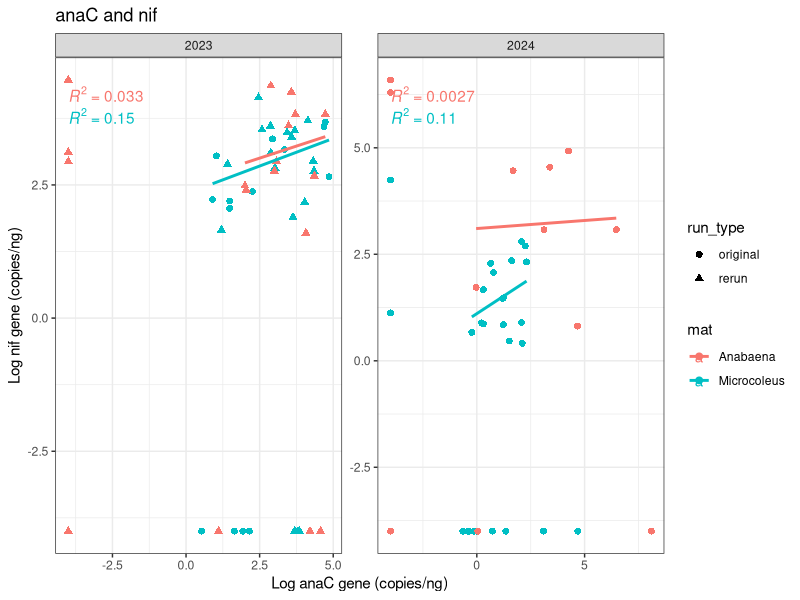
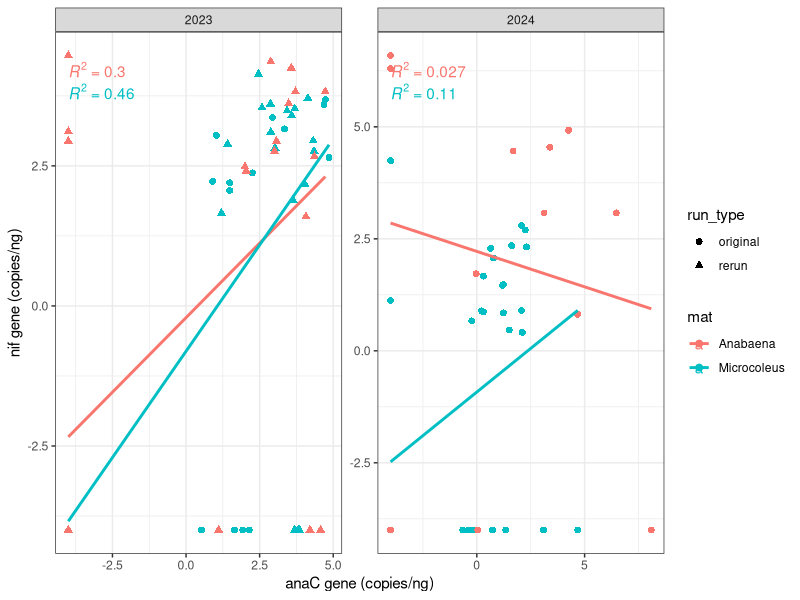
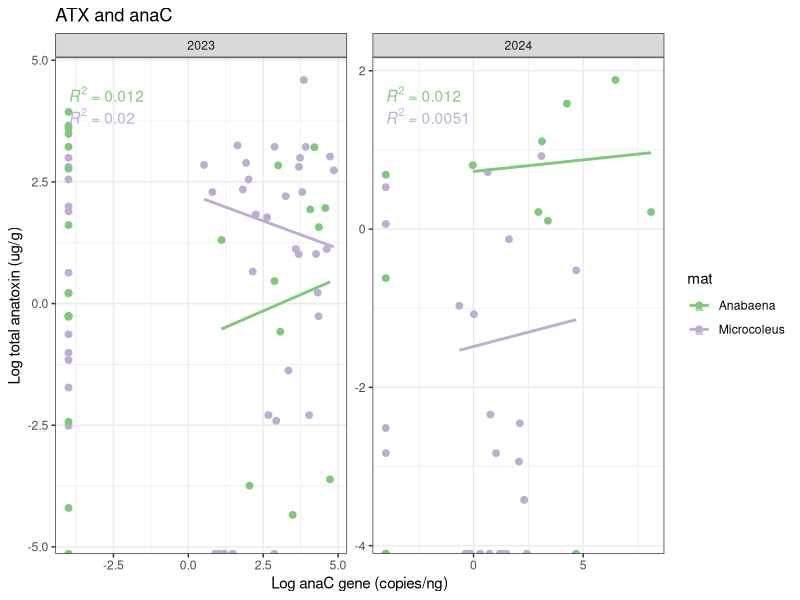

Generate these figures, in order, with R:
############################################
###Anatoxin Data Cleaning and Exploration###
############################################

#Packages----
library(tidyverse)
library(ggplot2)
library(ggpubr)
library(RColorBrewer)

#Read in datasheet and clean data

pseudocount <- 1e-4 #Set a small number for 0s, so as to not return error when logging

pcr_atx <- read.csv(here::here("data/qPCR_Anatoxins_forGoel.csv")) %>% 
  filter(!grepl("analysis", UNR_Notes)) %>%  #Remove samples noted as not for analysis ("floating" and "gravel")
  rename(field_date = date) %>% 
  mutate(field_date = as.Date(field_date, format="%m/%d/%y")) %>%  # Fix date data type
  mutate(
    across(c(ana_C.uL, ana_C.uL_rerun,
             nif.uL, nif.uL_rerun),
           ~ log10(.x + pseudocount))  #Add small pseudocount to all numbers, then log transform
  ) %>% 
  pivot_longer(   #Pivot dataframe to create a group for run vs. rerun in the next function
    cols = c(ana_C.uL, ana_C.uL_rerun,
             nif.uL, nif.uL_rerun),
    names_to = "gene_run",
    values_to = "value"
  ) %>%
  mutate(
    gene = case_when(                     #Remove extra characters from gene name category names
      str_detect(gene_run, "ana_C") ~ "anaC",
      str_detect(gene_run, "nif")  ~ "nif"
    ),
    run_type = if_else(str_detect(gene_run, "rerun"), "rerun", "original") #Create run_type grouping
  ) %>%
  select(-gene_run) %>% #Remove redundant column
  pivot_wider(names_from = gene, values_from = value) %>% 
  mutate(
    across(c(ATX_all_ug_g, ATXa_ug_g,    #Set any "bdl" ATX values to 0, to be plotted
             HTXa_ug_g, dhATXa_ug_g),
           ~ case_when(. == "bdl" ~ '0',
                       . != "bdl" ~ .))
  ) %>% 
  mutate(
    across(c(ATX_all_ug_g, ATXa_ug_g,    #Convert ATX values from character to numeric
             HTXa_ug_g, dhATXa_ug_g),
           ~ as.numeric(.))
  )



#------------------------------------------------------------------------------
################
#GRAPHING GENES#
################

#nif ~ anaC, exclude zeros from regression line
ggplot(pcr_atx, aes(x = anaC, y = nif, color = mat)) +
  facet_wrap(~year, scales = "free") +  #Split plot between the two years, scales = "free" means each year has its own Y axis 
  geom_point(aes(shape = run_type), size = 2) +
  geom_smooth(data = . %>% filter(anaC != -4 & nif != -4), # filter out pseudo "0" values
              method = "lm", se = FALSE) +
  stat_regline_equation(                  #Calculate r^2 values
    data = . %>% filter(anaC != -4 & nif != -4),   #Remove pseudo "0" values from calculating r^2
    aes(label = paste(..rr.label..)),
    formula = y ~ x,
    parse = TRUE,
    label.x.npc = "left",
    label.y.npc = "top") +
  labs(x = "Log anaC gene (copies/ng)", y = "Log nif gene (copies/ng)", title = "anaC and nif") +
  theme_bw()

#nif ~ anaC, include zeros in regression line
ggplot(pcr_atx, aes(x = anaC, y = nif, color = mat)) +
  facet_wrap(~year, scales = "free") +
  geom_point(aes(shape = run_type), size = 2) +
  geom_smooth(method = "lm", se = FALSE) +
  stat_regline_equation(
    aes(label = paste(..rr.label..)),
    formula = y ~ x,
    parse = TRUE,
    label.x.npc = "left",
    label.y.npc = "top") +
  labs(x = "anaC gene (copies/ng)", y = "nif gene (copies/ng)") +
  theme_bw()

##############
#GRAPHING ATX#
##############

#ana_C vs Anatoxins, exclude zeros from regression line
ggplot(pcr_atx, aes(x = anaC, y = log(ATX_all_ug_g), color = mat)) + #ATXs log-transformed
  facet_wrap(~year, scales = "free") +
  geom_point( size = 2) +
  geom_smooth(data = . %>% filter(anaC != -4 & ATX_all_ug_g != 0),
              method = "lm", se = FALSE) +
  stat_regline_equation(
    data = . %>% filter(anaC != -4 & ATX_all_ug_g != 0),
    aes(label = paste(..rr.label..)),
    formula = y ~ x,
    label.x.npc = "left",
    label.y.npc = "top") +
  labs(x = "Log anaC gene (copies/ng)", y = "Log total anatoxin (ug/g)", title = "ATX and anaC") +
  scale_colour_brewer(type = "qual") +    #Use different colors for anatoxin plot
  theme_bw()
